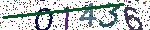
#> input picture TensorFlow/Captcha-Break/samples/01436.jpg, 150 x 30 px, found by its file name; its folder holds only this picture in this run
$ python utils.py
#> lines starting #> are read from the running program, lines starting #| are printed output that depends on the picture
### TensorFlow/Captcha-Break/preprocess.py
import os
import sys
import numpy as np
import cv2


def load_img(fn, flags=None):
#> called with fn = '../samples/01436.jpg'
    if sys.platform.startswith('win'):
        if flags is None:
            flags = cv2.IMREAD_UNCHANGED
        img = cv2.imdecode(
            np.fromfile(fn, dtype=np.uint8), flags)
    else:
        img = cv2.imread(fn, flags)
#> img is the input picture: shape (30, 150, 3); mean B, G, R 194.4, 194, 187.2
    return img


# [6 lines left out: function save_img, not called in this run]


def gen_sub_img(raw_img):
    gray_img = cv2.cvtColor(raw_img, cv2.COLOR_BGR2GRAY)
    s, e = 0, gray_img.shape[1]
    value = np.sum(gray_img, axis=0)
    for i, v in enumerate(value):
        if v <= 8300:
            s = i
            break
    for i, v in enumerate(value[::-1]):
        if v <= 8200:
            e = e - i
            break

    centers = [((2 * i + 1) * e + (9 - 2 * i) * s) // 10 for i in range(5)]
    for sub_index, center in enumerate(centers):
        a = center - 14
        b = center + 16
        if a < 0:
            a = 0
            b = a + 30
        if b > 150:
            b = 150
            a = b - 30
        yield raw_img[:, a:b, :]


# [7 lines left out: function split_img, not called in this run]


# [2 lines that do not run on import are left out]

### TensorFlow/Captcha-Break/utils.py
import os
import cv2
import numpy as np
import preprocess

APPEARED_LETTERS = [
    '0', '1', '2', '3', '4', '5', '6', '7', '8', '9', 'A', 'B', 'C', 'D', 'E',
    'F', 'G', 'H', 'J', 'K', 'L', 'M', 'N', 'P', 'R', 'S', 'T', 'U', 'V', 'W',
    'X', 'Y', 'Z'
]
CAT2CHR = dict(zip(range(len(APPEARED_LETTERS)), APPEARED_LETTERS))
CHR2CAT = dict(zip(APPEARED_LETTERS, range(len(APPEARED_LETTERS))))


def distinct_char(folder):
    chars = set()
    for fn in os.listdir(folder):
        if fn.endswith('.jpg'):
            for letter in fn.split('.')[0]:
                chars.add(letter)
    return sorted(list(chars))


def load_data(folder):
    img_list = [i for i in os.listdir(folder) if i.endswith('jpg')]
    letters_num = len(img_list) * 5
    print('total letters:', letters_num)
    data = np.empty((letters_num, 30, 30, 3), dtype="uint8")  # channel last
    label = np.empty((letters_num,))
    for index, img_name in enumerate(img_list):
        raw_img = preprocess.load_img(os.path.join(folder, img_name))
        sub_imgs = preprocess.gen_sub_img(raw_img)
        for sub_index, img in enumerate(sub_imgs):
            data[index*5+sub_index, :, :, :] = img / 255
            label[index*5+sub_index] = CHR2CAT[img_name[sub_index]]
#> this loop made 5 passes
#> after the loop, label = [0, 1, 4, 3, 6]
        if index % 100 == 0:
            print('{} letters loads'.format(index*5))
    return data, label


if __name__ == '__main__':
    # print(distinct_char('../data'))
    d, l = load_data('../samples')
#> l = [0, 1, 4, 3, 6]
    for n, i in enumerate(d):
        cv2.imshow(CAT2CHR[l[n]], i*255)
        print(CAT2CHR[l[n]])
        cv2.waitKey(0)
#> this loop made 5 passes
#| 0
#| 1
#| 4
#| 3
#| 6
#> pass 1, `cv2.imshow(CAT2CHR[l[n]], i*255)`:
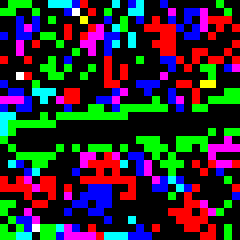
#> window '0': shape (30, 30, 3) (shown 8 times larger); mean B, G, R 48.2, 43.9, 46.8
#> pass 2, `cv2.imshow(CAT2CHR[l[n]], i*255)`:
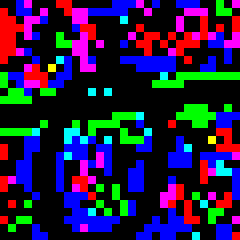
#> window '1': shape (30, 30, 3) (shown 8 times larger); mean B, G, R 66, 26.9, 37.1

$ run again, on TensorFlow/Captcha-Break/samples/03425.jpg
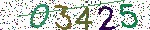
#> input picture TensorFlow/Captcha-Break/samples/03425.jpg, 150 x 30 px, found by its file name
#> in load_img, img is the input picture: shape (30, 150, 3); mean B, G, R 196.9, 203.9, 195.5
#> the loop in load_data, `for sub_index, img in enumerate(sub_imgs):` made 5 passes
#> after the loop in load_data, `for sub_index, img in enumerate(sub_imgs):`: label = [0, 3, 4, 2, 5]
#> the loop `for n, i in enumerate(d):` made 5 passes
#| 0
#| 3
#| 4
#| 2
#| 5
#> pass 1, `cv2.imshow(CAT2CHR[l[n]], i*255)`:
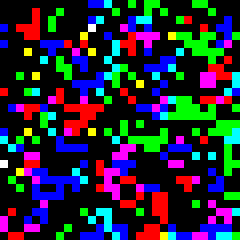
#> window '0': shape (30, 30, 3) (shown 8 times larger); mean B, G, R 53.8, 40.5, 37.4
#> pass 2, `cv2.imshow(CAT2CHR[l[n]], i*255)`:
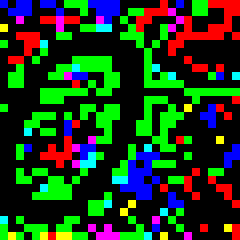
#> window '3': shape (30, 30, 3) (shown 8 times larger); mean B, G, R 26.4, 60.1, 28.9

$ run again, on TensorFlow/Captcha-Break/samples/03692.jpg
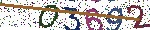
#> input picture TensorFlow/Captcha-Break/samples/03692.jpg, 150 x 30 px, found by its file name
#> in load_img, img is the input picture: shape (30, 150, 3); mean B, G, R 187.4, 189, 196.2
#> the loop in load_data, `for sub_index, img in enumerate(sub_imgs):` made 5 passes
#> after the loop in load_data, `for sub_index, img in enumerate(sub_imgs):`: label = [0, 3, 6, 9, 2]
#> the loop `for n, i in enumerate(d):` made 5 passes
#| 0
#| 3
#| 6
#| 9
#| 2
#> pass 1, `cv2.imshow(CAT2CHR[l[n]], i*255)`:
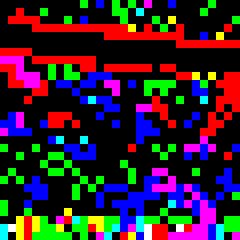
#> window '0': shape (30, 30, 3) (shown 8 times larger); mean B, G, R 45.9, 32.6, 51
#> pass 2, `cv2.imshow(CAT2CHR[l[n]], i*255)`:
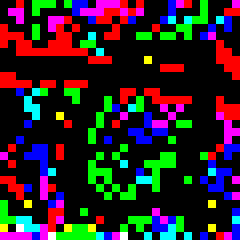
#> window '3': shape (30, 30, 3) (shown 8 times larger); mean B, G, R 37.7, 33.4, 45
